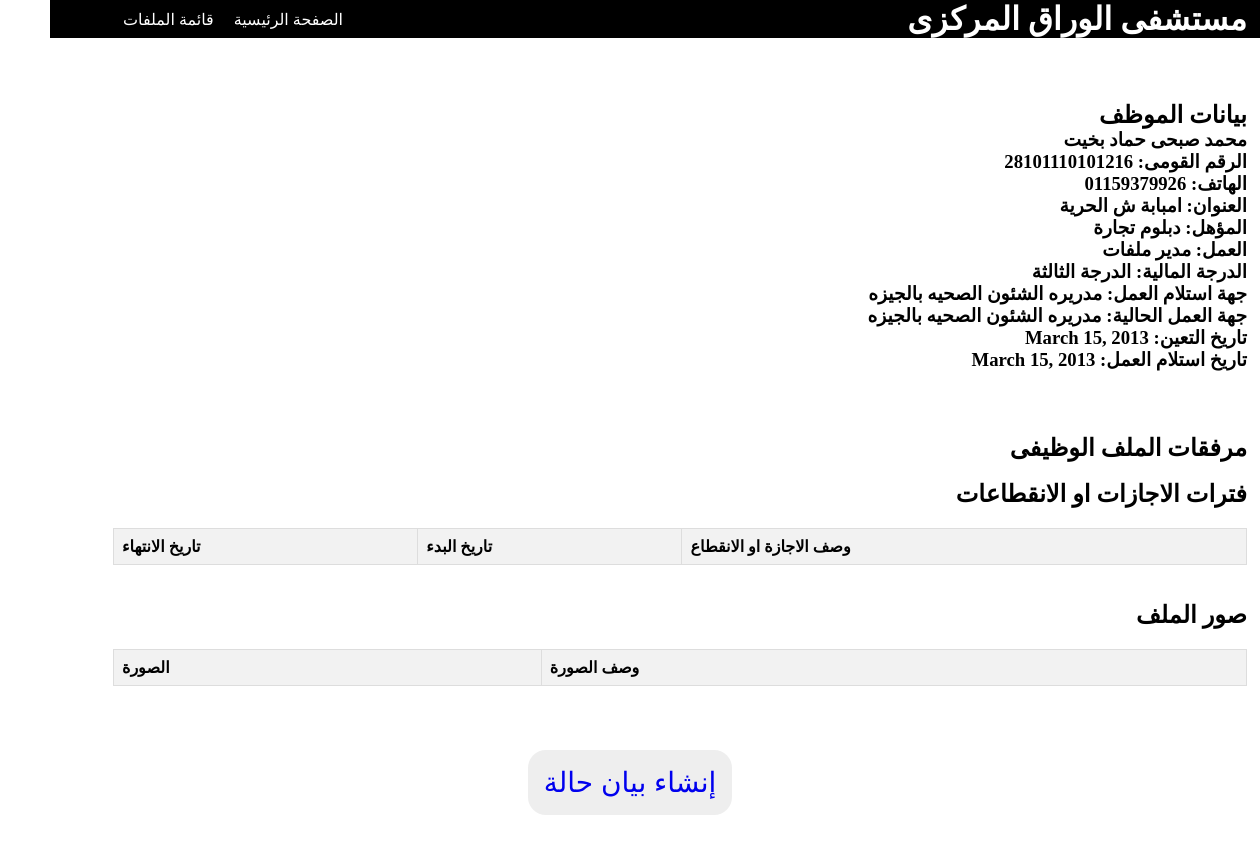
The page /workfile/2/ on the database its author committed.
### workfiles/models.py (models this page shows, shortened)
class maindata(models.Model):
    name = models.CharField(max_length=70)
    natid = models.CharField(max_length=14)
    phone = models.CharField(max_length=11)
    addres_location = models.CharField(max_length=100)
    deg = models.CharField(max_length=50)
    work = models.CharField(max_length=50,blank=True, null=True)
    work_rank = models.CharField(max_length=50)
    frest_work_place = models.CharField(max_length=100 ,blank=True, null=True)
    carant_work_place = models.CharField(max_length=100 ,blank=True, null=True)
    work_starting_date = models.DateField(auto_now=False, auto_now_add=False)
    hospital_work_starting_date = models.DateField(auto_now=False, auto_now_add=False)

### workfiles/views.py (the view)
# urls.py: path('workfile/<int:pk>/', MaindataDetailView.as_view(), name='maindata-detail'),
class MaindataDetailView(DetailView):
    model = maindata
    template_name = 'workfiles/maindata_detail.html'
    context_object_name = 'maindata'

### workfiles/templates/workfiles/maindata_detail.html (shortened to what this page needs)
{% extends 'base_generic.html' %}
{% block content %}
<section id='maindatainfo'>
    <h1>بيانات الموظف</h1>
    <h3>{{ maindata.name }}</h3>
    <h3>الرقم القومى: {{ maindata.natid }}</h3>
    <h3>الهاتف: {{ maindata.phone }}</h3>
    <h3>العنوان: {{ maindata.addres_location }}</h3>
    <h3>المؤهل: {{ maindata.deg }}</h3>
    <h3>العمل: {{ maindata.work }}</h3>
    <h3>الدرجة المالية: {{ maindata.work_rank }}</h3>
    <h3>جهة استلام العمل: {{ maindata.frest_work_place }}</h3>
    <h3>جهة العمل الحالية: {{ maindata.carant_work_place }}</h3>
    <h3>تاريخ التعين: {{ maindata.work_starting_date }}</h3>
    <h3>تاريخ استلام العمل: {{ maindata.hospital_work_starting_date }}</h3>
</section>
<section class='maindatainfo'>
    <h1>مرفقات الملف الوظيفى</h1>
    <br>
    <h2>فترات الاجازات او الانقطاعات </h2>
    <table>
        <thead>
            <tr>
                <th>وصف الاجازة او الانقطاع</th>
                <th>تاريخ البدء</th>
                <th>تاريخ الانتهاء</th>
            </tr>
        </thead>
    </table>
    <br>
    <br>
    <h2>صور الملف</h2>
    <table>
        <thead>
            <tr>
                <th>وصف الصورة</th>
                <th>الصورة</th>
            </tr>
        </thead>
    </table>
</section>
<section class='reportmaker'>
    <button class="scbutton">
    <a href="{% url 'generate_html' maindata.pk %}" class="btn btn-primary">إنشاء بيان حالة </a>
    </button>
</section>
{% endblock %}

### templates/base_generic.html (style rules this page uses)
body { direction: rtl; }
* { box-sizing: border-box; margin:0; padding: 0; }

### workfiles/templates/workfiles/maindata_detail.html (style rules this page uses)
#maindatainfo { padding: 5% 5% 5% 5%; display: flex; flex-direction: column; align-items: flex-start; }
.maindatainfo { padding: 0% 5% 0% 5%; display: flex; flex-direction: column; align-items: flex-start; }
table { width: 100%; border-collapse: collapse; margin-top: 20px; }
th, td { border: 1px solid #ddd; padding: 8px; text-align: left; }
th { background-color: #f2f2f2; font-weight: bold; }
.reportmaker { display: flex; width: 100%; justify-content: center; margin: 50px; }
.scbutton { border: none; font-size: 28px; color: #eee; padding: 16px 16px; background-color: #eee; border-radius: 18px; margin: 14px; cursor: pointer; transition: all 0.3s ease; }
.scbutton > a { text-decoration: none; }

### rows shown on the page
maindata: name "محمد صبحى حماد بخيت", natid "28101110101216", phone "01159379926", addres_location "امبابة ش الحرية", deg "دبلوم تجارة", work "مدير ملفات", work_rank "الدرجة الثالثة", frest_work_place "مدريره الشئون الصحيه بالجيزه", carant_work_place "مدريره الشئون الصحيه بالجيزه", work_starting_date "March 15, 2013", hospital_work_starting_date "March 15, 2013"
